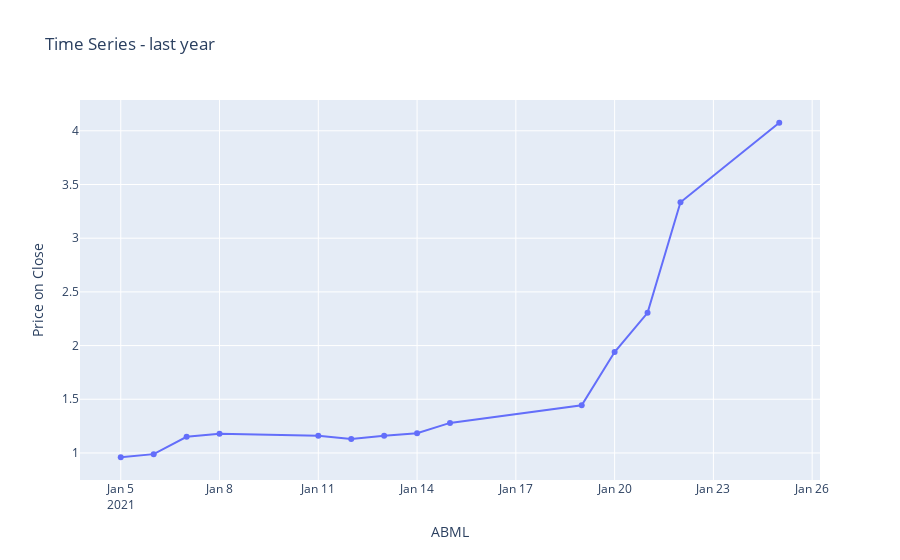

Notebook source saved alongside this figure:
### Code cell
# Line graph of last year
trace = go.Scatter(
    x = ticker_data['Date'],
    y = ticker_data['Adj Close'],
    name = 'Close Prices')

data = [trace]

layout = go.Layout(title = 'Time Series - last year'
    , barmode = 'group'
    , yaxis=dict(title='Price on Close')
    , xaxis=dict(title=ticker)
    , legend=dict(x=.4,y=1)              
    )

fig = go.Figure(data=data, layout=layout)
iplot(fig)

### Figure 1 — Plotly figure (JSON) as saved in the notebook; plotly's stock layout.template omitted (floating-point values rounded to 4 significant figures)
{"data": [{"name": "Close Prices", "type": "scatter", "x": ["2021-01-05T00:00:00", "2021-01-06T00:00:00", "2021-01-07T00:00:00", "2021-01-08T00:00:00", "2021-01-11T00:00:00", "2021-01-12T00:00:00", "2021-01-13T00:00:00", "2021-01-14T00:00:00", "2021-01-15T00:00:00", "2021-01-19T00:00:00", "2021-01-20T00:00:00", "2021-01-21T00:00:00", "2021-01-22T00:00:00", "2021-01-25T00:00:00"], "y": [0.96, 0.989, 1.15, 1.18, 1.16, 1.13, 1.16, 1.184, 1.28, 1.444, 1.94, 2.305, 3.335, 4.075]}], "layout": {"barmode": "group", "legend": {"x": 0.4, "y": 1}, "title": {"text": "Time Series - last year"}, "xaxis": {"title": {"text": "ABML"}}, "yaxis": {"title": {"text": "Price on Close"}}}}
